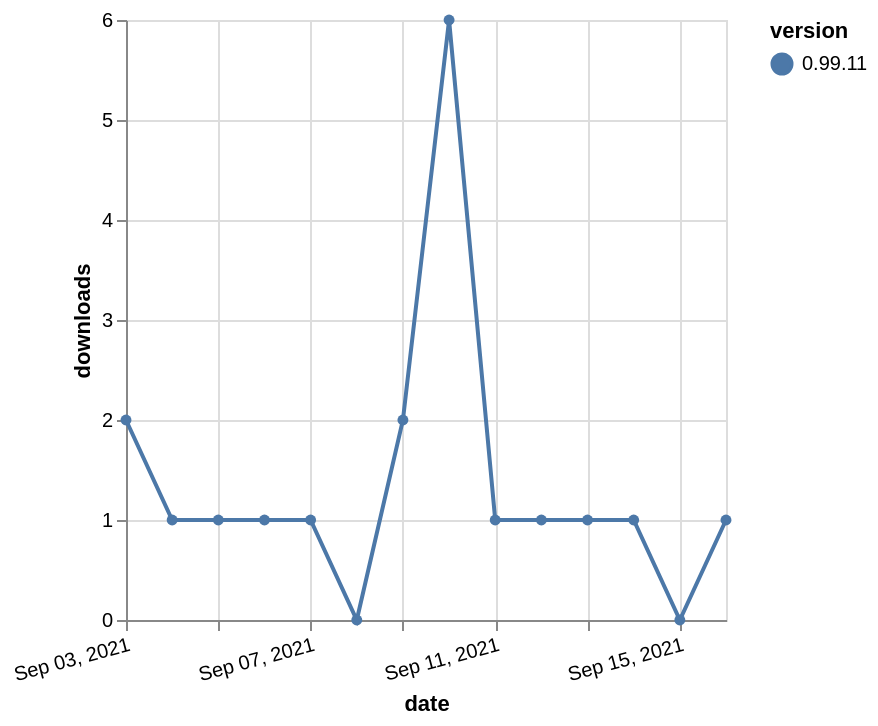

Describe this chart as a Vega-Lite specification.
### Vega-Lite specification from a JSON file in a GitHub repository (floating-point values rounded to 4 significant figures)
{"$schema": "https://vega.github.io/schema/vega-lite/v5.json", "description": "A simple bar chart with embedded data.", "data": {"values": [{"date": "2021-09-03", "total": 514, "delta": 2, "version": "0.99.11"}, {"date": "2021-09-04", "total": 515, "delta": 1, "version": "0.99.11"}, {"date": "2021-09-05", "total": 516, "delta": 1, "version": "0.99.11"}, {"date": "2021-09-06", "total": 517, "delta": 1, "version": "0.99.11"}, {"date": "2021-09-07", "total": 518, "delta": 1, "version": "0.99.11"}, {"date": "2021-09-08", "total": 518, "delta": 0, "version": "0.99.11"}, {"date": "2021-09-09", "total": 520, "delta": 2, "version": "0.99.11"}, {"date": "2021-09-10", "total": 526, "delta": 6, "version": "0.99.11"}, {"date": "2021-09-11", "total": 527, "delta": 1, "version": "0.99.11"}, {"date": "2021-09-12", "total": 528, "delta": 1, "version": "0.99.11"}, {"date": "2021-09-13", "total": 529, "delta": 1, "version": "0.99.11"}, {"date": "2021-09-14", "total": 530, "delta": 1, "version": "0.99.11"}, {"date": "2021-09-15", "total": 530, "delta": 0, "version": "0.99.11"}, {"date": "2021-09-16", "total": 531, "delta": 1, "version": "0.99.11"}]}, "width": "container", "mark": {"type": "line", "point": {"filled": true}}, "encoding": {"x": {"field": "date", "type": "temporal", "timeUnit": "yearmonthdate", "title": "date", "axis": {"labelAngle": -15}}, "y": {"field": "delta", "type": "quantitative", "title": "downloads"}, "color": {"field": "version", "type": "nominal"}, "tooltip": {"field": "delta"}}}
